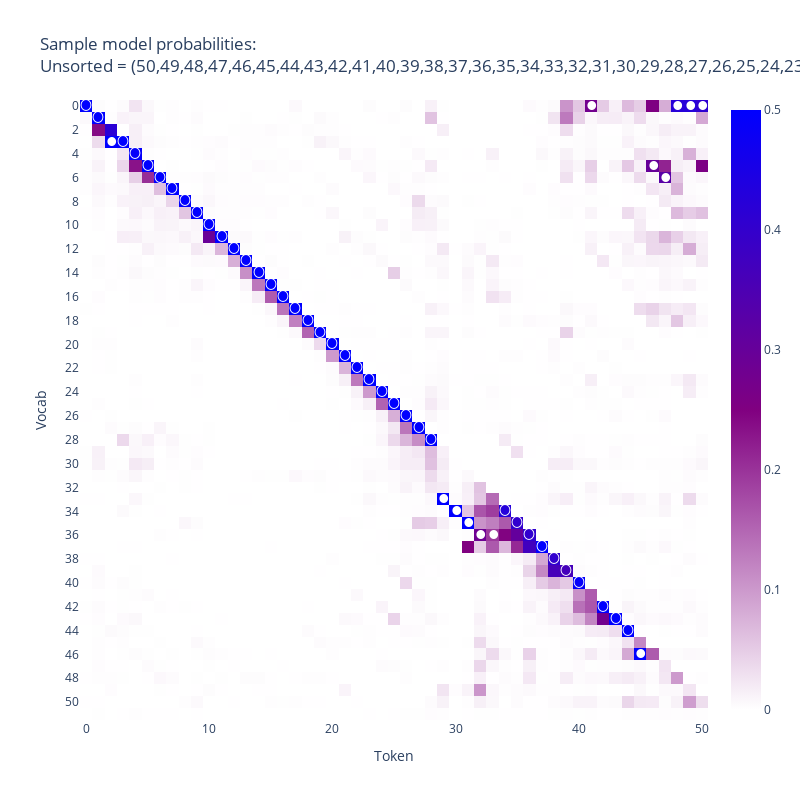

The cell this chart's notebook holds for it:
### Markdown cell above
## Analyzed case - Sort all values 0 to 50

- Create a sequence of tokens [50,49,...,0 , 51 , 0,.....49,50] which is 103 tokens long
- Hack the position embeddings. Besides the position of the SEP, they shouldn't matter 
- Compute a 1-layer transformer to examine these sequences of 103 tokens (instead of 21 that the model was trained on) to see how the model is working.

### Code cell
t.set_printoptions(precision=2,sci_mode=False)

# generate a sequence of tokens [50,49,...,0,51,0,.....49,50]
total_tokens   = 51
model_list_len = 10
start_pos = total_tokens-model_list_len
tokens    = t.tensor([seq(0,total_tokens)]) #51
list_len  = int( (tokens.size(-1)-1 ) / 2 ) 
print("tokens",tokens.shape)
print("tokens",tokens)

# calculate the normalized embedding
# use a hack on the position embedding to extend to the right shape
# the hack shouldn't matter much
resid_pre    = model.embed.W_E[tokens]
pos_embed     = t.zeros_like(resid_pre)
pos_embed_model = model.pos_embed(tokens)
finish_pos = start_pos + pos_embed_mod.size(1)
pos_embed[:,start_pos : finish_pos, : ] = pos_embed_model
if (start_pos>0) : #0,-1
    pos_embed[:, 0 : start_pos, : ] = pos_embed_mod[:,0,:].unsqueeze(1).expand(-1,start_pos,-1)
    pos_embed[:, finish_pos:  , : ] = pos_embed_mod[:,-1,:].unsqueeze(1).expand(-1,start_pos,-1)
resid_pre = resid_pre + pos_embed
normalized = model.blocks[0].ln1(resid_pre) 


# calculate the attention scores
q = einops.einsum(
            normalized, model.W_Q[0],
            "batch posn d_model, nheads d_model d_head -> batch posn nheads d_head",
        ) + model.b_Q[0]

k = einops.einsum(
    normalized, model.W_K[0],
    "batch posn d_model, nheads d_model d_head -> batch posn nheads d_head",
) + model.b_K[0]

v = einops.einsum(
    normalized, model.W_V[0],
    "batch posn d_model, nheads d_model d_head -> batch posn nheads d_head",
) + model.b_V[0]

attn_scores = einops.einsum(
    q, k,
    "batch posn_Q nheads d_head, batch posn_K nheads d_head -> batch nheads posn_Q posn_K",
)

def apply_causal_mask(
    attn_scores: Float[Tensor, "batch n_heads query_pos key_pos"]
) -> Float[Tensor, "batch n_heads query_pos key_pos"]:
    '''
    Applies a causal mask to attention scores, and returns masked scores.
    '''
    all_ones = t.ones(attn_scores.size(-2), attn_scores.size(-1), device=attn_scores.device)
    mask = t.triu(all_ones, diagonal=1).bool()
    attn_scores.masked_fill_(mask, model.IGNORE)
    return attn_scores

model.register_buffer("IGNORE", t.tensor(-1e5, dtype=t.float32, device=device))


attn_scores_masked = apply_causal_mask(attn_scores / model.cfg.d_head ** 0.5)
attn_pattern = attn_scores_masked.softmax(-1)

z = einops.einsum(
    v, attn_pattern,
    "batch posn_K nheads d_head, batch nheads posn_Q posn_K -> batch posn_Q nheads d_head",
)

# Calculate output (by applying matrix W_O and summing over heads, then adding bias b_O)
attn_out = einops.einsum(
    z, model.W_O[0],
    "batch posn_Q nheads d_head, nheads d_head d_model -> batch posn_Q d_model",
) + model.b_O[0]

# caculate the final residual stream, final)embedding, the logits and the token probabilities. 
resid_post = attn_out + resid_pre

final_embedding = model.ln_final(resid_post)
logits = model.unembed(final_embedding)
logits = logits[:, list_len:-1, :]
logprobs = logits.log_softmax(-1) # [batch seq_len vocab_out]
token_probs = logprobs.softmax(-1)

show(tokens[0],token_probs[0])

### Figure 1 — Plotly figure (JSON) as saved in the notebook; plotly's stock layout.template omitted (floating-point values rounded to 4 significant figures; data arrays with more than 128 entries replaced by an {"elided": "..."} marker saying what was removed)
{"data": [{"coloraxis": "coloraxis", "hovertemplate": "Token: %{x}<br>Vocab: %{y}<br>color: %{z}<extra></extra>", "name": "0", "text": {"elided": "52x51 str values"}, "textfont": {"size": 12}, "texttemplate": "%{text}", "type": "heatmap", "xaxis": "x", "y": ["0", "1", "2", "3", "4", "5", "6", "7", "8", "9", "10", "11", "12", "13", "14", "15", "16", "17", "18", "19", "20", "21", "22", "23", "24", "25", "26", "27", "28", "29", "30", "31", "32", "33", "34", "35", "36", "37", "38", "39", "40", "41", "42", "43", "44", "45", "46", "47", "48", "49", "50", "SEP"], "yaxis": "y", "z": {"elided": "52x51 float values"}}], "layout": {"coloraxis": {"cmax": 0.5, "cmid": 0, "cmin": 0, "colorscale": [[0, "white"], [0.5, "purple"], [1, "blue"]]}, "height": 800, "title": {"text": "Sample model probabilities:<br>Unsorted = (50,49,48,47,46,45,44,43,42,41,40,39,38,37,36,35,34,33,32,31,30,29,28,27,26,25,24,23,22,21,20,19,18,17,16,15,14,13,12,11,10,9,8,7,6,5,4,3,2,1,0)"}, "width": 800, "xaxis": {"anchor": "y", "constrain": "domain", "domain": [0, 1], "scaleanchor": "y", "tickangle": 0, "title": {"text": "Token"}}, "yaxis": {"anchor": "x", "autorange": "reversed", "constrain": "domain", "domain": [0, 1], "title": {"text": "Vocab"}}}}
